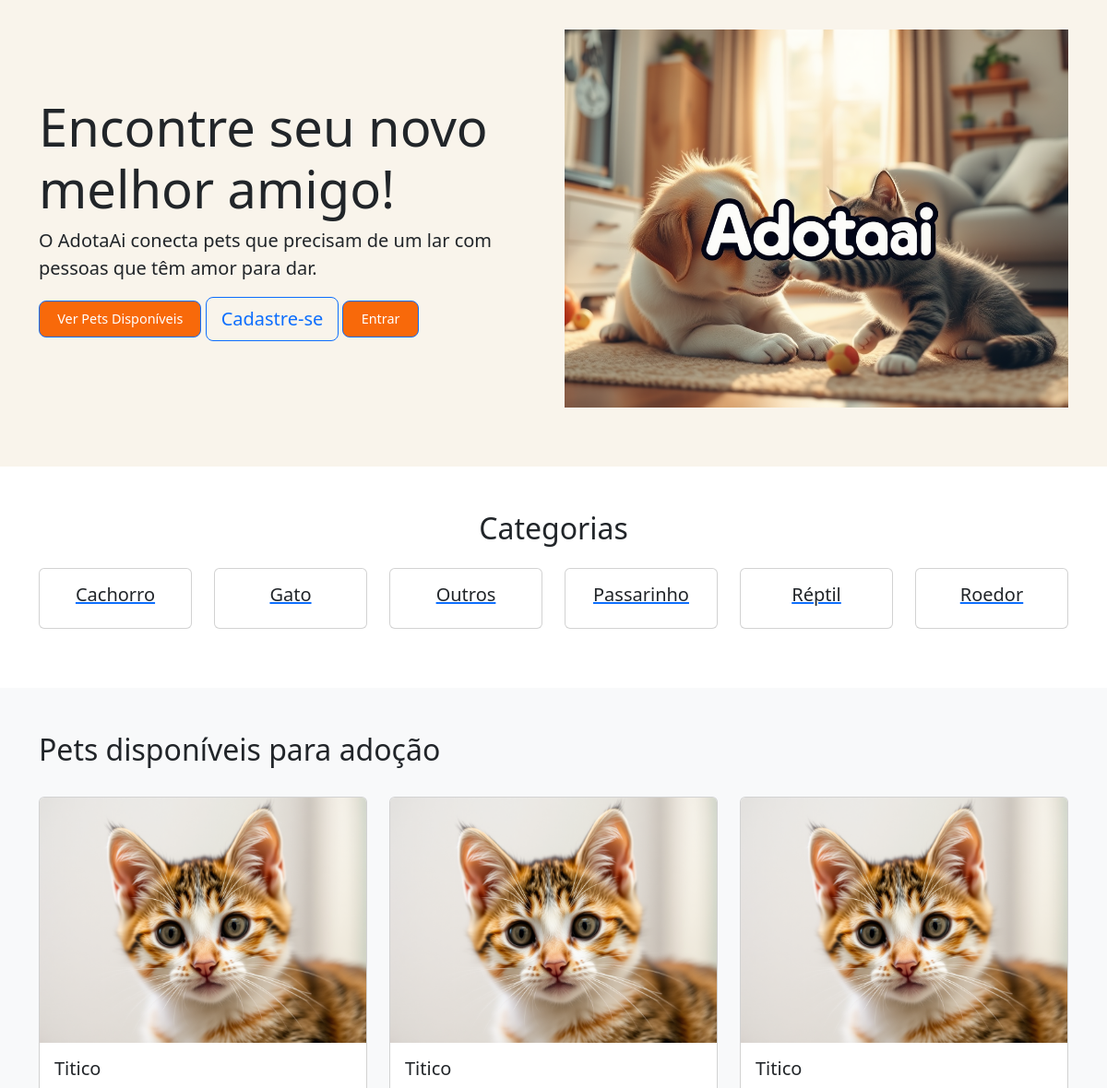
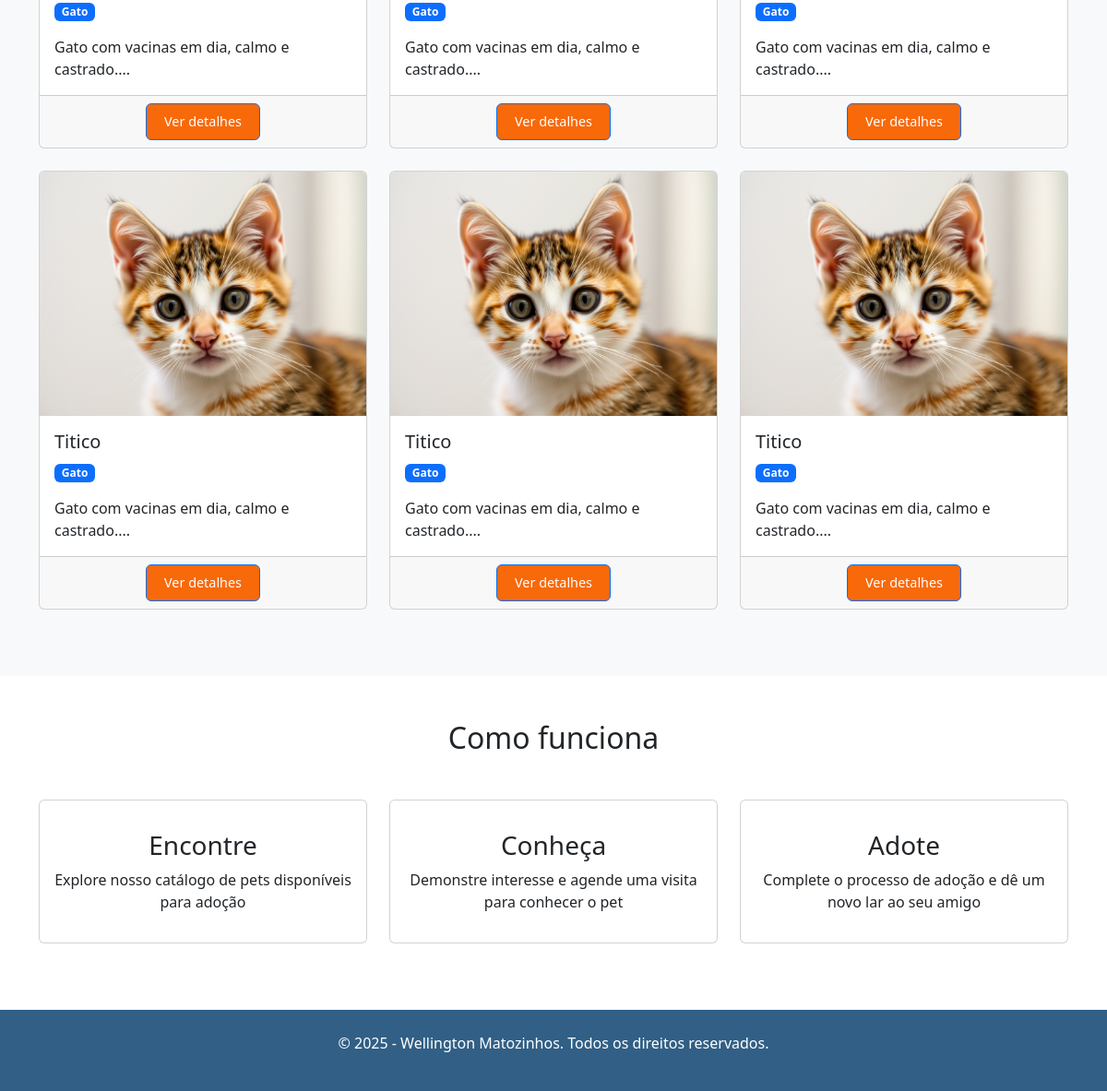
The page / on the database its author committed (2 pictures, top to bottom).
### tables this page shows
CREATE TABLE `categorias` (
  `id` int(11) NOT NULL,
  `nome` varchar(50) NOT NULL,
  `icone` varchar(100) DEFAULT NULL
);

CREATE TABLE `pets` (
  `id` int(11) NOT NULL,
  `nome` varchar(100) NOT NULL,
  `categoria_id` int(11) NOT NULL,
  `idade` varchar(50) DEFAULT NULL,
  `porte` varchar(50) DEFAULT NULL,
  `sexo` enum('Macho','Fêmea') NOT NULL,
  `descricao` text DEFAULT NULL,
  `status_saude` text DEFAULT NULL,
  `vacinacao` text DEFAULT NULL,
  `endereco` varchar(255) DEFAULT NULL,
  `cidade` varchar(100) DEFAULT NULL,
  `estado` varchar(50) DEFAULT NULL,
  `status` enum('Disponível','Adotado','Cancelado') DEFAULT 'Disponível',
  `usuario_id` int(11) NOT NULL,
  `data_cadastro` timestamp NULL DEFAULT current_timestamp()
);

### index.php (the view, shortened to what this page needs)
<?php
$conn = getConnection();
$stmt = $conn->prepare("SELECT * FROM categorias ORDER BY nome");
$stmt->execute();
$categorias = $stmt->fetchAll(PDO::FETCH_ASSOC);
$query = "SELECT p.*, c.nome as categoria_nome,
         (SELECT arquivo FROM imagens_pets WHERE pet_id = p.id AND imagem_principal = 1 LIMIT 1) as imagem_principal
         FROM pets p
         JOIN categorias c ON p.categoria_id = c.id
         WHERE p.status = 'Disponível'";
$query .= " ORDER BY p.data_cadastro DESC";
$stmt = $conn->prepare($query);
$stmt->execute();
$pets = $stmt->fetchAll(PDO::FETCH_ASSOC);
?>
<!DOCTYPE html>
<html lang="pt-BR">
<head>
    <link href="https://cdn.jsdelivr.net/npm/bootstrap@5.3.0/dist/css/bootstrap.min.css" rel="stylesheet">
    <link rel="stylesheet" href="assets/css/style.css">
</head>
<body>
    <section class="hero-section">
        <div class="container">
            <div class="row align-items-center">
                <div class="col-lg-6">
                    <h1 class="display-4">Encontre seu novo melhor amigo!</h1>
                    <p class="lead">O AdotaAi conecta pets que precisam de um lar com pessoas que têm amor para dar.</p>
                    <div class="hero-buttons">
                        <a href="#pets" class="btn btn-primary btn-lg">Ver Pets Disponíveis</a>
                        <a href="registro.php" class="btn btn-outline-primary btn-lg">Cadastre-se</a>
                        <a href="login.php" class="btn btn-primary btn-lg">Entrar</a>
                    </div>
                </div>
                <div class="col-lg-6">
                    <img src="assets/images/hero-pets.png" alt="Pets para adoção" class="img-fluid">
                </div>
            </div>
        </div>
    </section>
    <section class="categories-section py-5">
        <div class="container">
            <h2 class="text-center mb-4">Categorias</h2>
            <div class="row">
                <?php foreach ($categorias as $cat): ?>
                <div class="col-6 col-md-4 col-lg-2 mb-3">
                    <a href="index.php?categoria=<?= $cat['id'] ?>" class="category-card">
                        <div class="card text-center">
                            <div class="card-body">
                                <h5><?= htmlspecialchars($cat['nome']) ?></h5>
                            </div>
                        </div>
                    </a>
                </div>
                <?php endforeach; ?>
            </div>
        </div>
    </section>
    <section id="pets" class="pets-section py-5 bg-light">
        <div class="container">
            <div class="d-flex justify-content-between align-items-center mb-4">
                <h2>Pets disponíveis para adoção</h2>
            </div>
            <div class="row">
                <?php if (count($pets) > 0): ?>
                    <?php foreach ($pets as $pet): ?>
                    <div class="col-md-6 col-lg-4 mb-4">
                        <div class="card h-100">
                            <div class="pet-img-container">
                                <?php if ($pet['imagem_principal']): ?>
                                <img src="<?= UPLOAD_URL . $pet['imagem_principal'] ?>" class="card-img-top" alt="<?= htmlspecialchars($pet['nome']) ?>">
                                <?php else: ?>
                                <img src="assets/images/no-image.png" class="card-img-top" alt="Sem imagem">
                                <?php endif; ?>
                            </div>
                            <div class="card-body">
                                <h5 class="card-title"><?= htmlspecialchars($pet['nome']) ?></h5>
                                <p class="card-text">
                                    <span class="badge bg-primary"><?= htmlspecialchars($pet['categoria_nome']) ?></span>
                                </p>
                                <p class="card-text pet-description"><?= nl2br(htmlspecialchars(substr($pet['descricao'], 0, 100))) ?>...</p>
                            </div>
                            <div class="card-footer text-center">
                                <a href="pet-detalhes.php?id=<?= $pet['id'] ?>" class="btn btn-primary">Ver detalhes</a>
                            </div>
                        </div>
                    </div>
                    <?php endforeach; ?>
                <?php endif; ?>
            </div>
        </div>
    </section>
    <section class="how-it-works py-5">
        <div class="container">
            <h2 class="text-center mb-5">Como funciona</h2>
            <div class="row g-4">
                <div class="col-md-4">
                    <div class="card h-100 text-center">
                        <div class="card-body">
                            <h3>Encontre</h3>
                            <p>Explore nosso catálogo de pets disponíveis para adoção</p>
                        </div>
                    </div>
                </div>
                <div class="col-md-4">
                    <div class="card h-100 text-center">
                        <div class="card-body">
                            <h3>Conheça</h3>
                            <p>Demonstre interesse e agende uma visita para conhecer o pet</p>
                        </div>
                    </div>
                </div>
                <div class="col-md-4">
                    <div class="card h-100 text-center">
                        <div class="card-body">
                            <h3>Adote</h3>
                            <p>Complete o processo de adoção e dê um novo lar ao seu amigo</p>
                        </div>
                    </div>
                </div>
            </div>
        </div>
    </section>
<footer class="text-center mt-4">
    <p>© 2025 - Wellington Matozinhos. Todos os direitos reservados.</p>
</footer>

### assets/css/style.css (style rules this page uses)
:root { --primary-color: #f8690a; --secondary-color: #315f85; --background-color: #f9f4eb; --text-color: #333333; --light-color: #ffffff; --border-radius-sm: 0.25rem; --border-radius-md: 0.5rem; --border-radius-lg: 1rem; --box-shadow: 0 0.5rem 1rem rgba(0, 0, 0, 0.1); --transition: all 0.3s ease; }
.btn-primary { background-color: var(--primary-color); color: white; font-size: 0.9rem; padding: 0.5rem 1.2rem; }
.hero-section { background-color: var(--background-color); padding: 2rem 0 4rem; position: relative; overflow: hidden; }
.category-card { background-color: white; border-radius: 10px; overflow: hidden; width: 100px; text-align: center; box-shadow: 0 2px 8px rgba(0, 0, 0, 0.05); transition: var(--transition); }
footer { background-color: var(--secondary-color); color: white; padding: 1.5rem 0; margin-top: 2rem; }

### rows shown on the page
categorias: nome "Cachorro"
categorias: nome "Gato"
categorias: nome "Outros"
categorias: nome "Passarinho"
categorias: nome "Réptil"
categorias: nome "Roedor"
pets: nome "Titico", categoria.nome "Gato", descricao "Gato com vacinas em dia, calmo e castrado."
pets: nome "Titico", categoria.nome "Gato", descricao "Gato com vacinas em dia, calmo e castrado."
pets: nome "Titico", categoria.nome "Gato", descricao "Gato com vacinas em dia, calmo e castrado."
pets: nome "Titico", categoria.nome "Gato", descricao "Gato com vacinas em dia, calmo e castrado."
pets: nome "Titico", categoria.nome "Gato", descricao "Gato com vacinas em dia, calmo e castrado."
pets: nome "Titico", categoria.nome "Gato", descricao "Gato com vacinas em dia, calmo e castrado."
